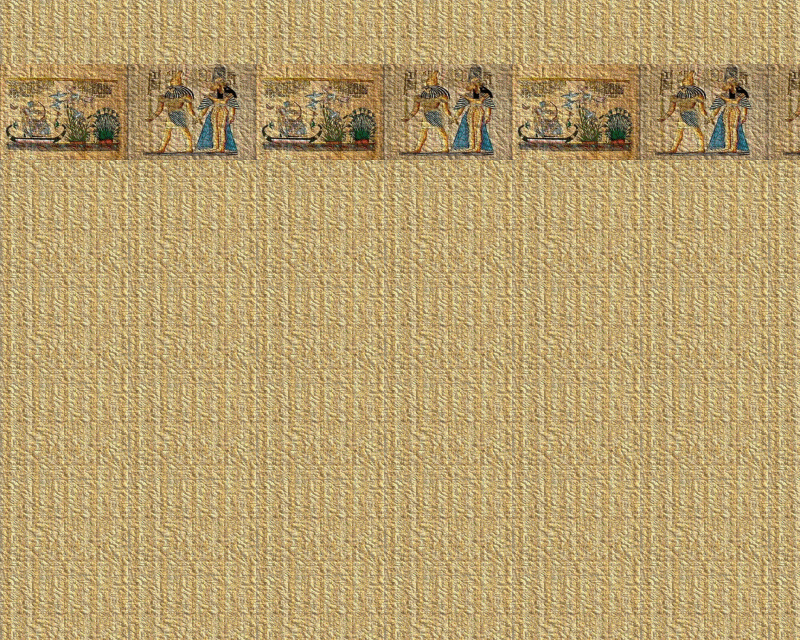

This is a level from a 2D game, rendered from its Tiled map with the project's own tilesets. A one-line summary and the map file follow, with tile-layer data summarised:
An orthogonal 25x20 tile map with 32x32 px tiles, 2 tile layers (bg, deco).

<map version="1.0" orientation="orthogonal" width="25" height="20" tilewidth="32" tileheight="32">
 <tileset firstgid="1" name="egypt_tilset" tilewidth="32" tileheight="32">
  <image source="egypt_tilset.png" width="256" height="2080" />
 </tileset>
 <layer name="bg" width="25" height="20">
  <data>[500 cells, 500 non-empty, 12 distinct tile ids]</data>
 </layer>
 <layer name="deco" width="25" height="20">
  <data>[500 cells, 75 non-empty, 24 distinct tile ids]</data>
 </layer>
</map>